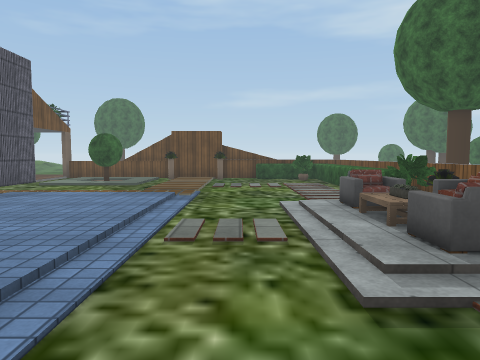
[1] (above)

22 first-person views from a walk through a 3-D level made in the Unity game engine. The camera is 1.2 m above the floor, tilts 4° down and sees 70° across. The floor is counted in squares, 1 m on a side. Each view is taken from the middle of a square. On the plan, view 1 faces up. The plan holds only what a view shows up to about 14 squares ahead; the rest is blank. The place goes on beyond the plan. Some trees and plants on the terrain are drawn as simple stand-ins. The player is left out. Some surface patterns are stand-ins.

[2]
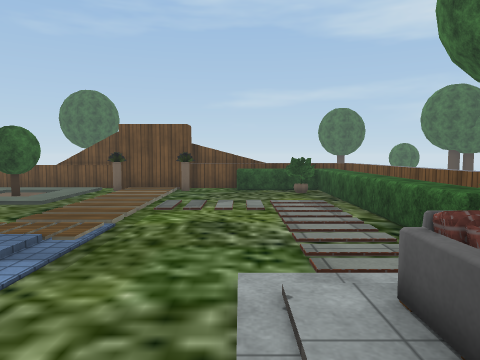

[3]
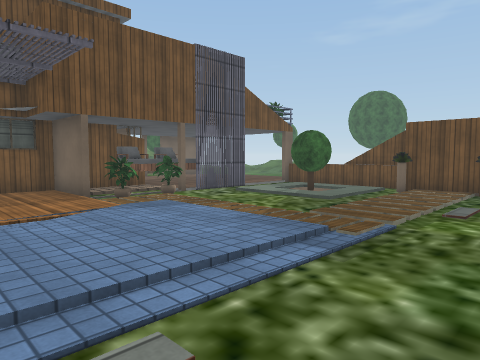

[4]
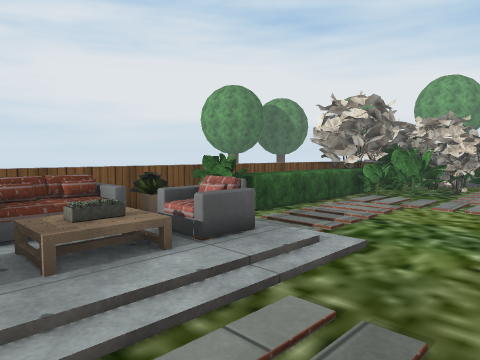

[5]
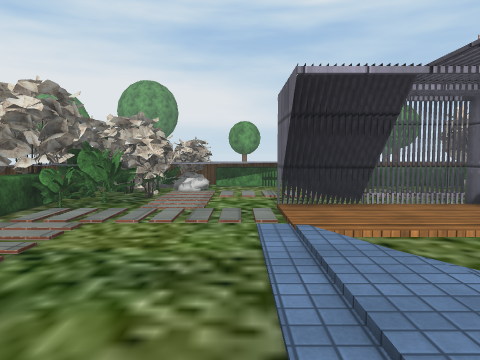

[6]
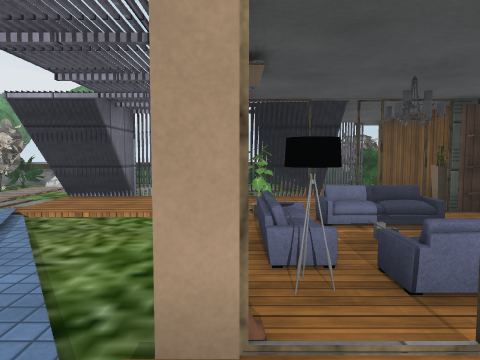

[7]
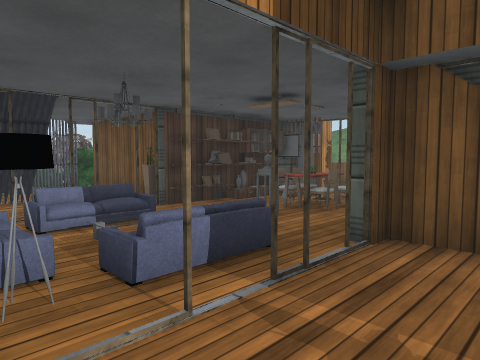

[8]
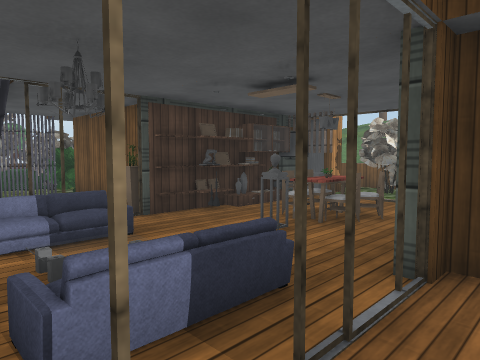

[9]
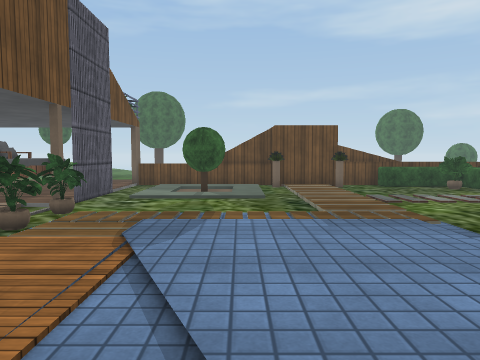

[10]
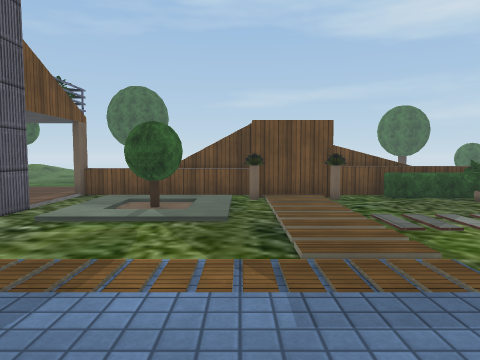

[11]
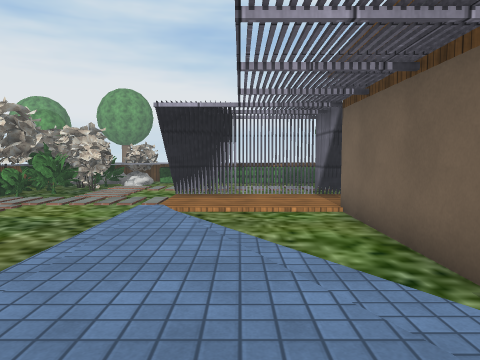

[12]
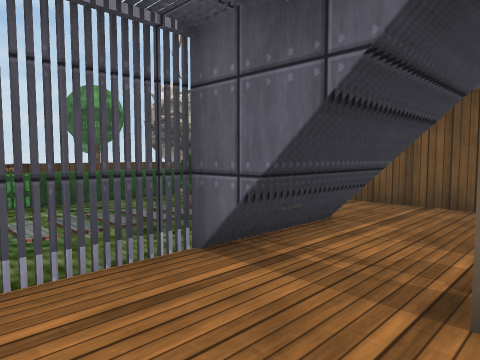

[13]
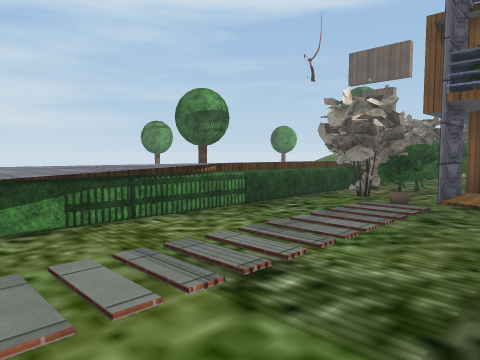

[14]
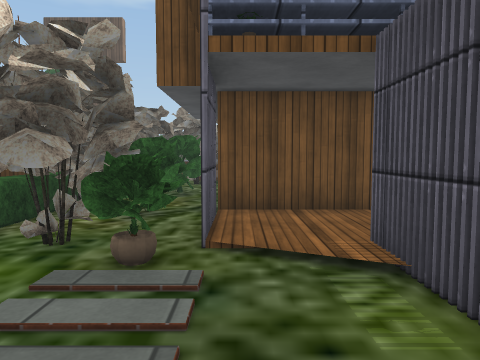

[15]
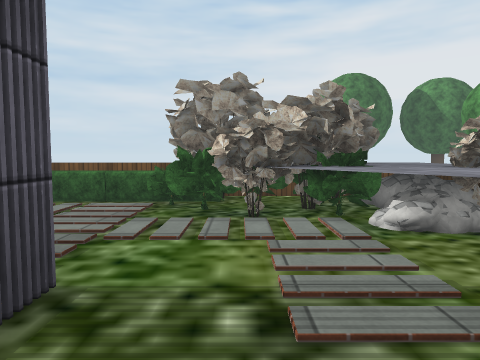

[16]
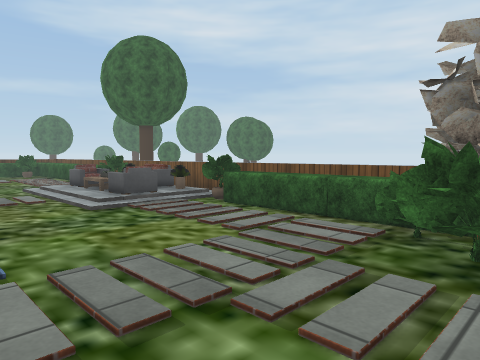

[17]
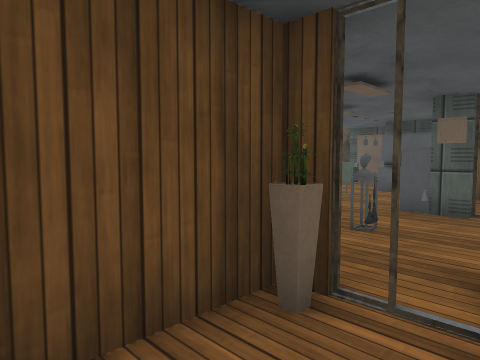

[18]
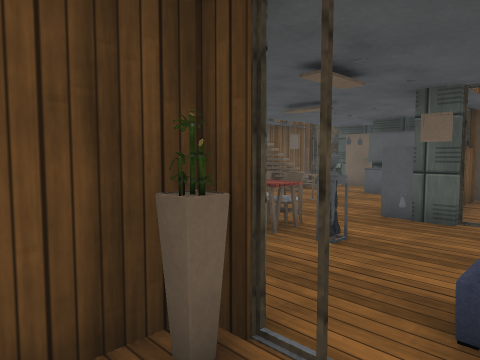

[19]
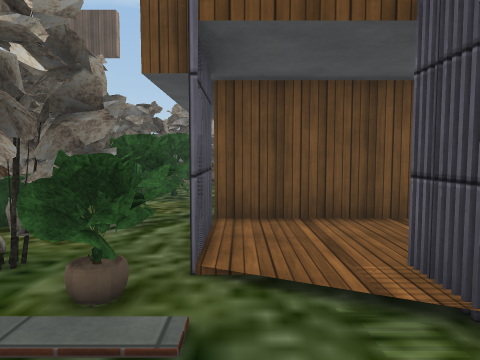

[20]
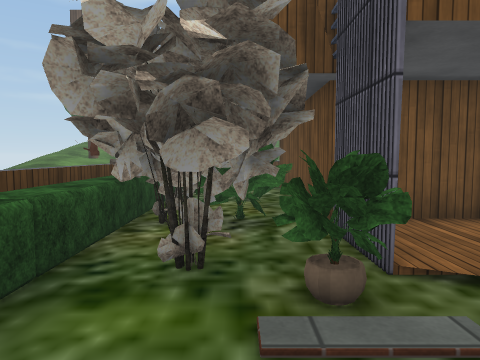

[21]
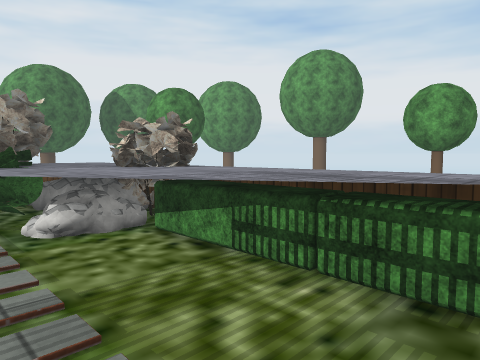

[22]
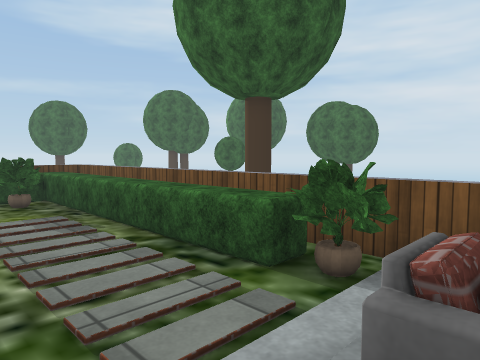

### Floor plan
Key: @ floor where view 1 was taken; # wall or solid block; x gap in a wall; . main floor; : floor 0.25 m higher than the main floor; / step, stairs or slope; = window, fence, low wall or low ledge; ^ raised ledge; H hedge; T tree; S sofa; P pot; C chair; I thing the floor can be seen under or through; L pillar; O other object.
Columns run from 17 left of view 1 to 6 right of it. Each row starts with its distance up from view 1.
 21      ..
 20      ...
 19       ..===############
 18       .......P##P.HHHHH
 17        .............OHH
 16        ....T.........HH
 15      ...x............HH
 14      ...x............HH
 13       CC#............HH
 12      #CCP............HH.
 11 ##   #CCP............HH.
 10 ..   #..P............HH
  9 #.OO  ##P..:::::.....HO.
  8 #... #.....:::::......#.
  7 #.OO # .....::::.../SP=
  6  .OO #......::::...//S#
  5   ..O###.##..:::...// =
  4    .   SS#=..:::...SSP#
  3   OOOO...S#...::......#
  2  .OOOO.OOSS...::.....HO
  1 #L...O.OSO=.../:.....HH
  0 #  O##..SOO....:.@...HH
 -1      P..III...  .....HH
 -2      #..III..III.....HH
 -3      #..IOIIIIII....OHO
 -4      #.............OOOOO
 -5 # # ##............OO#OOO
 -6 OOO.OO#OOO.......^OOOO^
 -7 OOO.OOOOO.......^^OOOOO
 -8 OOOOOOOOO.....^^^^^^OOO
 -9 O HHHH#HHHHHH^^^^OOO^OO

Positions as (right, up) in squares from view 1, and headings:
1: (0, 0), facing up
2: (1, 5), facing up
3: (1, 5), facing up-left
4: (-1, 7), facing down-right
5: (-1, 5), facing down
6: (-7, 7), facing down
7: (-7, 7), facing down-left
8: (-8, 6), facing down-left
9: (-5, 4), facing up
10: (-4, 7), facing up
11: (-4, 8), facing down
12: (-4, 0), facing down-left
13: (0, -3), facing down-left
14: (-5, -5), facing left
15: (-5, -5), facing right
16: (-2, -5), facing up-right
17: (-10, -3), facing up-left
18: (-10, -2), facing up-left
19: (-6, -5), facing left
20: (-6, -7), facing left
21: (-5, -6), facing down-right
22: (1, 7), facing up-right
